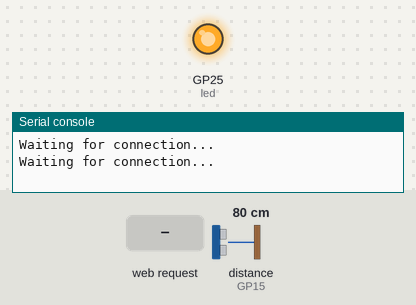
A program run on a simulated Raspberry Pi Pico running MicroPython. Parts: output pins drawn as LEDs (lit = HIGH), the last lines printed to the serial console. The test bench sets the inputs (shaded band); at power-on: distance to the obstacle (sensor on GP15) 80 cm. The echo pulse lasts 58.3 µs per cm; WiFi joins after 1.5 s; values from a settings file that is not in the repository are placeholders; pins used as bus, display or sensor lines are not drawn.

Above: at 2.1 s.
At 4.4 s:
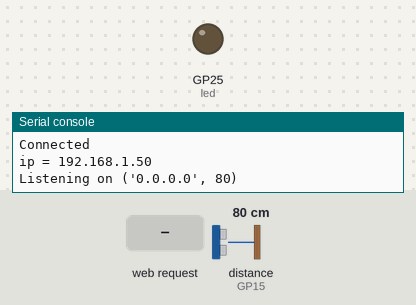
4.5 s: HTTP request GET / received
Timing chart, 0 to 7.5 s (numbered marks = the images above; inputs shaded):
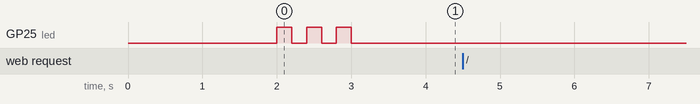

The program:

main.py
```python
from wifi import init_wifi
import socket
from machine import Pin
import time

init_wifi()

# ultrasonic sensor pins and functions
trigger = Pin(16, Pin.OUT)
echo = Pin(15, Pin.IN)


def ultrasonic():
    trigger.low()
    time.sleep_us(1)
    trigger.high()
    time.sleep_us(10)
    trigger.low()
    while echo.value() == 0:
        signaloff = time.ticks_us()
    while echo.value() == 1:
        signalon = time.ticks_us()
    timepassed = signalon - signaloff
    distance = (timepassed * 0.0340) / 2
    return distance

# Function to load in html page


def get_html(html_name, distance):
    # open html_name (index.html), 'r' = read-only as variable 'file'
    with open(html_name, 'r') as file:
        html = file.read()
    content = html.replace(
        "<h2 id=\"ultrasonic\"></h2>", f"<h2 id=\"ultrasonic\">{distance}cm</h2>")

    return content


# HTTP server with socket
addr = socket.getaddrinfo('0.0.0.0', 80)[0][-1]

s = socket.socket()
s.bind(addr)
s.listen(1)

print('Listening on', addr)

# Listen for connections
while True:
    try:
        cl, addr = s.accept()
        print('Client connected from', addr)
        request = cl.recv(1024)
        print(ultrasonic())
        response = get_html('index.html', ultrasonic())
        cl.send('HTTP/1.0 200 OK\r\nContent-type: text/html\r\n\r\n')
        cl.send(response)
        cl.close()

    except OSError as e:
        cl.close()
        print('Connection closed')
```

wifi.py
```python
import rp2
import network
import ubinascii
import machine
import urequests as requests
import time
from secrets import secrets


def init_wifi():
    # Set country to avoid possible errors
    rp2.country('DE')

    wlan = network.WLAN(network.STA_IF)
    wlan.active(True)

    # Load login data from different file for safety reasons
    ssid = secrets['ssid']
    pw = secrets['pw']

    wlan.connect(ssid, pw)

    # Wait for connection with 10 second timeout
    timeout = 10
    while timeout > 0:
        if wlan.status() < 0 or wlan.status() >= 3:
            break
        timeout -= 1
        print('Waiting for connection...')
        time.sleep(1)

    # Define blinking function for onboard LED to indicate error codes
    def blink_onboard_led(num_blinks):
        led = machine.Pin('LED', machine.Pin.OUT)
        for i in range(num_blinks):
            led.on()
            time.sleep(.2)
            led.off()
            time.sleep(.2)

    wlan_status = wlan.status()
    blink_onboard_led(wlan_status)

    if wlan_status != 3:
        raise RuntimeError('Wi-Fi connection failed')
    else:
        print('Connected')
        status = wlan.ifconfig()
        print('ip = ' + status[0])
```
